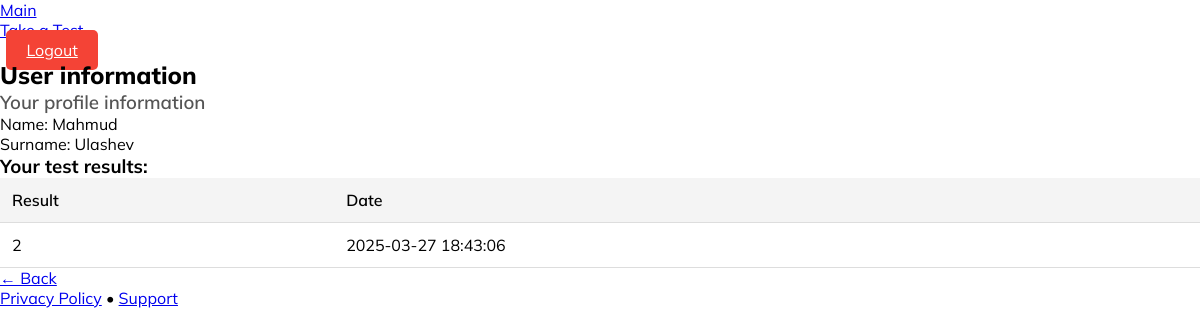
The app's page /profile (signed in), older data.
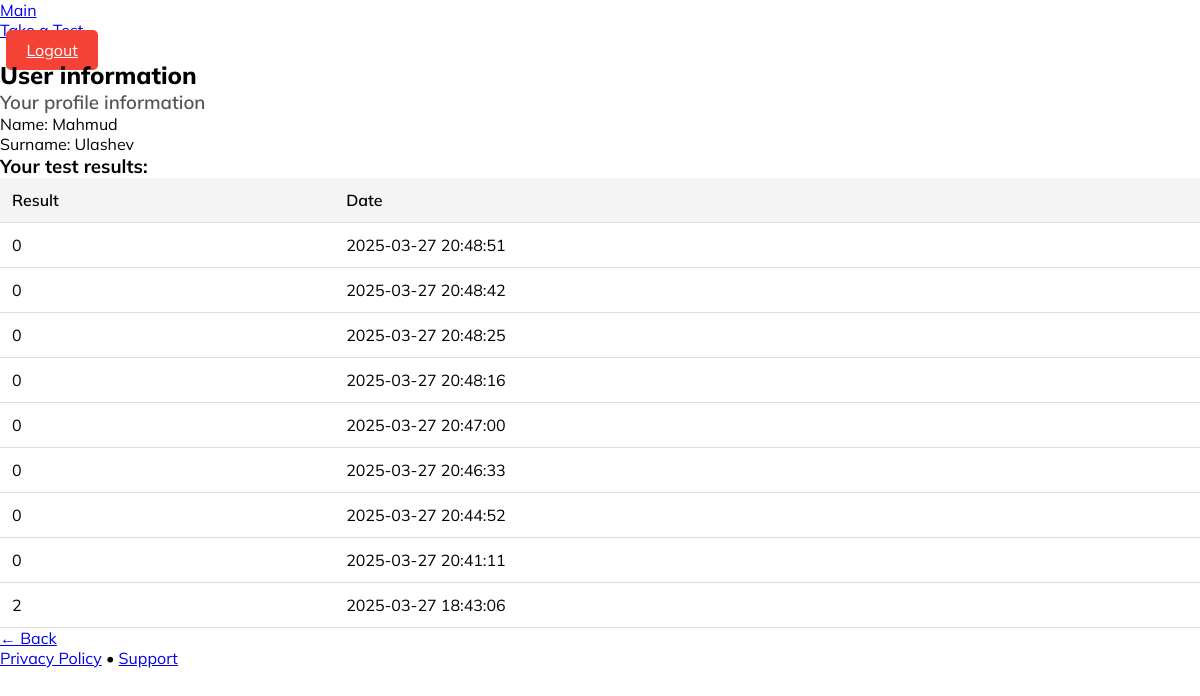
The same page, newer data.
### tables this page shows
CREATE TABLE results (
    id INTEGER PRIMARY KEY AUTOINCREMENT,
    user_id INTEGER NOT NULL,
    ball INTEGER NOT NULL,
    test_date TEXT NOT NULL,
    FOREIGN KEY (user_id) REFERENCES users(id)
);

### app.py (the view)
@app.route("/profile")
def profile():
    if "user_id" not in session:
        return redirect(url_for("login"))
    user_id = session["user_id"]
    conn = conn_databaza()
    cursor = conn.cursor()
    cursor.execute("SELECT * FROM results WHERE user_id = ? ORDER BY test_date DESC", (user_id,))
    results = cursor.fetchall()
    conn.close()
    return render_template("profile.html", results=results, first_name=session["first_name"], last_name=session["last_name"])

### app.py (called while the page is built)
def conn_databaza():
    conn = sqlite3.connect("users.db")
    conn.row_factory = sqlite3.Row
    return conn

### templates/profile.html (shortened to what this page needs)
<!DOCTYPE html>
<html lang="en">
<head>
    <link rel="stylesheet" href="https://cdn.jsdelivr.net/npm/@picocss/pico@1/css/pico.min.css">
    <link rel="stylesheet" href="/static/profile.css">
</head>
<body>
    <nav class="container">
        <ul>
            <li><a href="/">Main</a></li>
        </ul>
        <ul>
            <li><a href="/test-cover">Take a Test</a></li>
            <li><a  class="logout" href="/logout">Logout</a></li>
        </ul>
    </nav>
    <main class="container">
        <section>
            <hgroup>
                <h2>User information</h2>
                <h3>Your profile information</h3>
            </hgroup>
            <p>Name: {{ first_name }}</p>
            <p>Surname: {{ last_name }}</p>
            <h3>Your test results:</h3>
            <table>
                <thead>
                    <tr>
                        <th>Result</th>
                        <th>Date</th>
                    </tr>
                </thead>
                <tbody>
                    {% for result in results %}
                    <tr>
                        <td>{{ result["ball"] }}</td>
                        <td>{{ result["test_date"] }}</td>
                    </tr>
                    {% endfor %}
                </tbody>
            </table>
            <a href="/" role="button">← Back</a>
        </section>
    </main>
    <footer class="container">
        <a href="#">Privacy Policy</a> • <a href="#">Support</a>
    </footer>
</body>
</html>

Row changes from the older to the newer data that the page shows:
added results: ball "0", test_date "2025-03-27 20:48:51"
added results: ball "0", test_date "2025-03-27 20:48:42"
added results: ball "0", test_date "2025-03-27 20:48:25"
added results: ball "0", test_date "2025-03-27 20:48:16"
added results: ball "0", test_date "2025-03-27 20:47:00"
added results: ball "0", test_date "2025-03-27 20:46:33"
added results: ball "0", test_date "2025-03-27 20:44:52"
added results: ball "0", test_date "2025-03-27 20:41:11"
